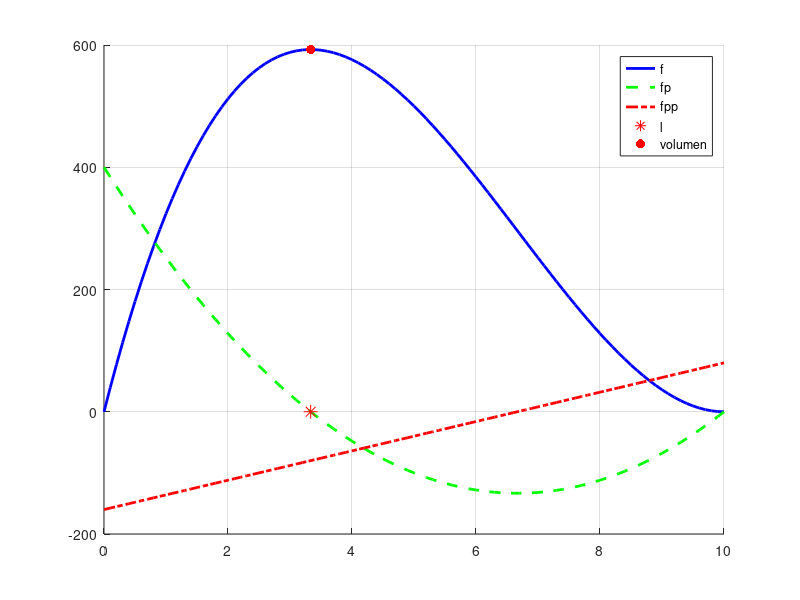

Reproduce this figure in MATLAB.
clear all
close all
clc     


f = @(x) (20-2*x).*(20-2*x).*x;
fp = @(x) 4*(x - 10).*(3*x-10);
fpp = @(x) 24*x - 160;

x = 0:0.1:10;

xi=0;
for i=1:10
    xi = xi-fp(xi)/fpp(xi);
end

hold on
grid on

plot(x,f(x),'b-','LineWidth',2); 
plot(x,fp(x),'g--','LineWidth',2); 
plot(x,fpp(x),'r-.','LineWidth',2); 
plot(xi,fp(xi),'r*','MarkerSize',10);
plot(xi,f(xi),'r.','MarkerSize',20);

legend('f','fp','fpp','l','volumen');